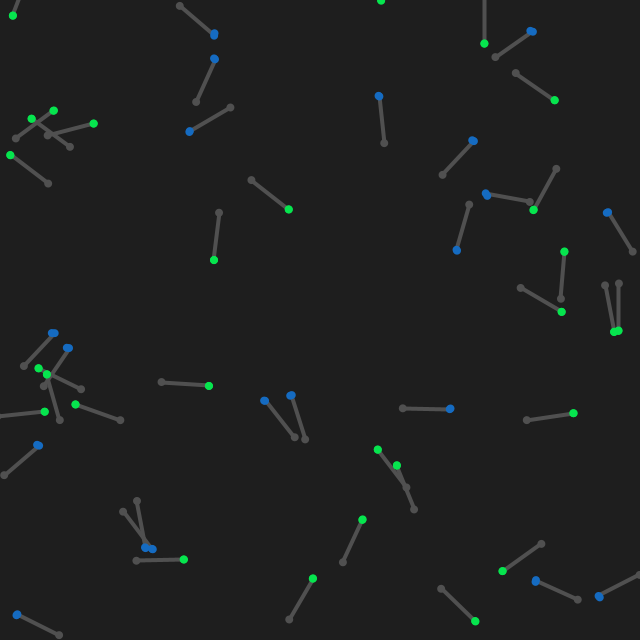
Frame 1 (no input)
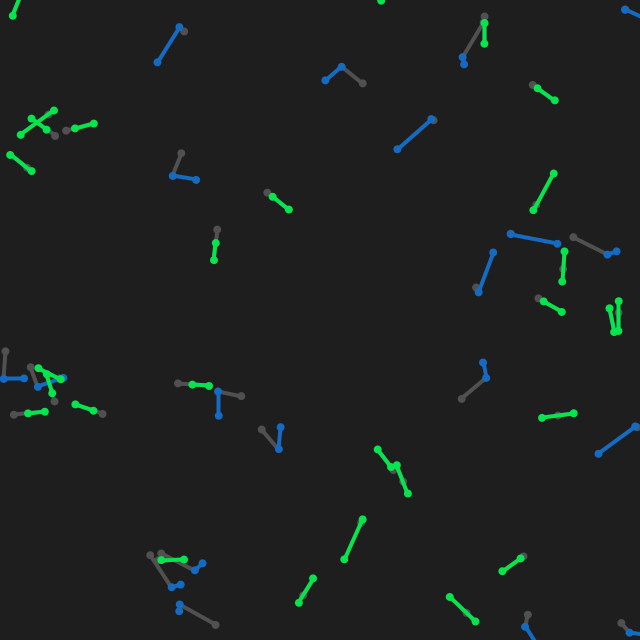
Frame 60 (the mouse pressed at the canvas centre just before this capture)
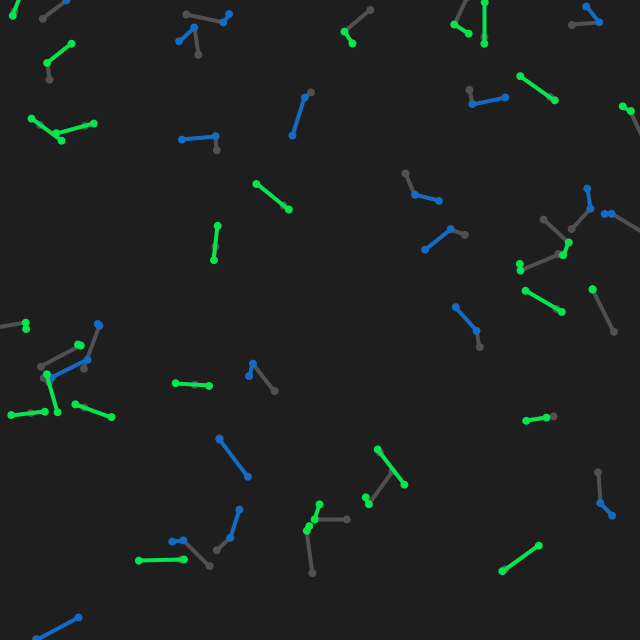
Frame 120 (the mouse held since frame 60 and released just before this capture)

The Processing sketch that drew these frames (run headless with seeded random() and noise(); from frame 60 on, the mouse is pressed at the canvas centre):

// Processing sketch: random_pendulum_walk
// ── random_pendulum_walk.pde
Liner[] liner;

void setup() {
	size(640, 640);
	
	liner = new Liner[48];
	
	for(int i = 0; i < liner.length; i++) {
		liner[ i ] = new Liner();
	}
}

void draw() {
	background(30);
	
	for(int i = 0; i < liner.length; i++) {
		liner[ i ].update();
		liner[ i ].draw();
	}
	
	for(int i = 0; i < liner.length; i++) {
		liner[ i ].drawForeground();
	}
	
	if(frameCount == 50) { save("preview.png"); }
}
// ── Liner.pde
class Liner {
	int lineSize = 4;
	
	float atAngle = 0;
	float nextAngle;
	float angleProgress = 0;
	float anglesPerUpdate = 3;
	float radius = 20;
	PVector atVec;
	
	int onOff;
	
	float pct;
	float angle;
	
	void newNextAngle() {
		if(onOff == 1) {
			nextAngle = random((360 * 2), (360 * 6));
			anglesPerUpdate = 12;
		} else {
			nextAngle = random(45, 160);
			anglesPerUpdate = 3;
		}
		
		angleProgress = 0;
	}
	
	Liner() {
		atAngle = random(0, 359);
		
		onOff = round(random(1));
		
		newNextAngle();
		
		//atVec = new PVector((width * 0.5), (height * 0.5));
		atVec = new PVector(random(width), random(height));
		
		//radius = random(5, 25);
		//radius = 100;
		radius = (lineSize * 12);
	}
	
	void update() {
		angleProgress += anglesPerUpdate;
		
		if(angleProgress >= nextAngle) {
			atAngle = (atAngle + nextAngle);
			
			atVec.set(
				(atVec.x + (cos( radians( atAngle ) ) * radius)),
				(atVec.y + (sin( radians( atAngle ) ) * radius))
			);
			
			if(atVec.x > width) {
				atVec.x -= width;
			} else if(atVec.x < 0) {
				atVec.x += width;
			}
			
			if(atVec.y > height) {
				atVec.y -= height;
			} else if(atVec.y < 0) {
				atVec.y += height;
			}
			
			atAngle = ((atAngle + 180) % 360);
			
			newNextAngle();
			
			pct = 0;
			angle = atAngle;
		} else {
			pct = (angleProgress / nextAngle);
			angle = (atAngle + (nextAngle * pct));
		}
	}
	
	void draw() {
		// origin
		//float origin_pct = ((1 - pct) * Easing.easeOutQuad((1 - pct)));
		float origin_pct = (1 - pct);
		
		PVector originVec = new PVector(
			(cos( radians( atAngle ) ) * (radius * origin_pct)),
			(sin( radians( atAngle ) ) * (radius * origin_pct))
		);
		
		color fill_col = color(80);
		
		pushMatrix();
		
		
		translate(atVec.x, atVec.y);
		
		pushStyle();
		fill(fill_col);
		stroke(fill_col);
		strokeWeight(lineSize);
		
		line(0, 0, originVec.x, originVec.y);
		popStyle();
		
		pushStyle();
		noStroke();
		fill(fill_col);
		ellipseMode(CENTER);
		ellipse(originVec.x, originVec.y, (lineSize * 2), (lineSize * 2));
		popStyle();
		popMatrix();
	}
	
	void drawForeground() {
		// progress
		//float progress_pct = (pct * Easing.easeOutQuad(pct));
		float progress_pct = pct;
		PVector progressVec;
		
		//color fill_col = color(255, 255, 255);
		color fill_col;
		
		if(onOff == 1) {
			fill_col = color(6, 229, 78);
			
			progressVec = new PVector(
				(cos( radians( angle ) ) * (radius * progress_pct)),
				(sin( radians( angle ) ) * (radius * progress_pct))
			);
		} else {
			fill_col = color(21, 107, 193);
			
			progressVec = new PVector(
				(cos( radians( ((atAngle + nextAngle) % 360) ) ) * (radius * progress_pct)),
				(sin( radians( ((atAngle + nextAngle) % 360) ) ) * (radius * progress_pct))
			);
		}
		
		
		
		pushMatrix();
		
		translate(atVec.x, atVec.y);
		
		pushStyle();
		fill(fill_col);
		stroke(fill_col);
		strokeWeight(lineSize);
		
		line(0, 0, progressVec.x, progressVec.y);
		popStyle();
		
		
		pushStyle();
		noStroke();
		fill(fill_col);
		ellipseMode(CENTER);
		ellipse(0, 0, (lineSize * 2), (lineSize * 2));
		popStyle();
		
		pushStyle();
		noStroke();
		fill(fill_col);
		ellipseMode(CENTER);
		ellipse(progressVec.x, progressVec.y, (lineSize * 2), (lineSize * 2));
		
		popStyle();
		
		
		popMatrix();
	}
}
